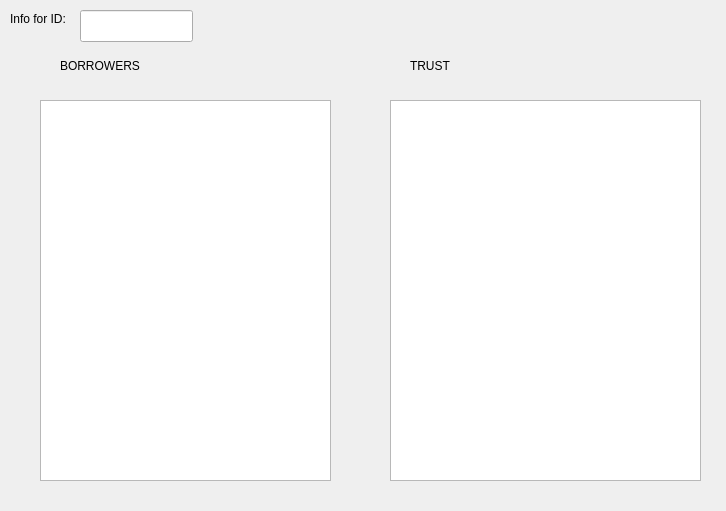
<?xml version="1.0" encoding="UTF-8"?>
<ui version="4.0">
 <class>ext2</class>
 <widget class="QDialog" name="ext2">
  <property name="geometry">
   <rect>
    <x>0</x>
    <y>0</y>
    <width>726</width>
    <height>511</height>
   </rect>
  </property>
  <property name="windowTitle">
   <string>Dialog</string>
  </property>
  <widget class="QTableView" name="tableView">
   <property name="geometry">
    <rect>
     <x>40</x>
     <y>100</y>
     <width>291</width>
     <height>381</height>
    </rect>
   </property>
  </widget>
  <widget class="QLabel" name="label">
   <property name="geometry">
    <rect>
     <x>10</x>
     <y>10</y>
     <width>71</width>
     <height>18</height>
    </rect>
   </property>
   <property name="text">
    <string>Info for ID:</string>
   </property>
  </widget>
  <widget class="QLineEdit" name="lineEdit">
   <property name="geometry">
    <rect>
     <x>80</x>
     <y>10</y>
     <width>113</width>
     <height>32</height>
    </rect>
   </property>
  </widget>
  <widget class="QTableView" name="tableView_2">
   <property name="geometry">
    <rect>
     <x>390</x>
     <y>100</y>
     <width>311</width>
     <height>381</height>
    </rect>
   </property>
  </widget>
  <widget class="QLabel" name="label_2">
   <property name="geometry">
    <rect>
     <x>410</x>
     <y>50</y>
     <width>181</width>
     <height>31</height>
    </rect>
   </property>
   <property name="text">
    <string>TRUST</string>
   </property>
  </widget>
  <widget class="QLabel" name="label_3">
   <property name="geometry">
    <rect>
     <x>60</x>
     <y>50</y>
     <width>181</width>
     <height>31</height>
    </rect>
   </property>
   <property name="text">
    <string>BORROWERS</string>
   </property>
  </widget>
 </widget>
 <resources/>
 <connections/>
</ui>
